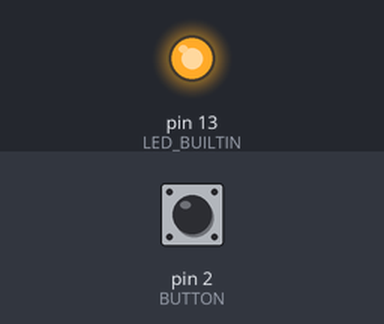
A sketch run on a simulated Arduino Uno, built with avr-gcc and run on an emulated ATmega328P. Parts: output pins drawn as LEDs (lit = HIGH). Inputs (shaded band) come from the test bench; at power-on: pin 2 (BUTTON) HIGH.

Above: at 1.2 s.
1.3 s: pin 2 (BUTTON) pulled LOW for 0.15 s
At 1.8 s:
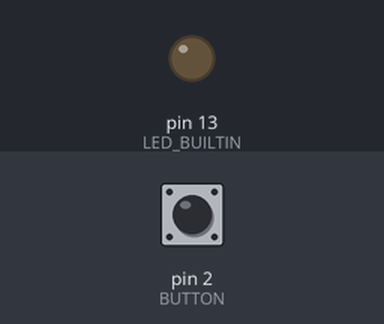
2.9 s: pin 2 (BUTTON) pulled LOW for 1 s
At 4.3 s:
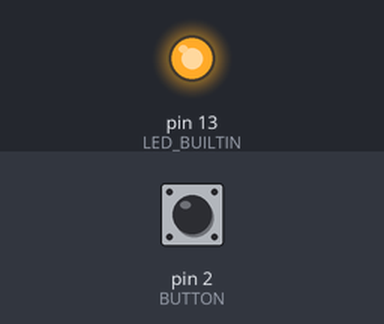
5.4 s: pin 2 (BUTTON) pulled LOW for 3.2 s
At 9.1 s:
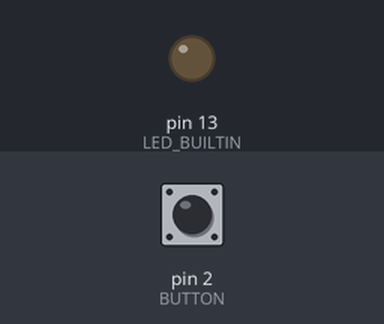
Timing chart, 0 to 10.6 s (numbered marks = the images above; inputs shaded):
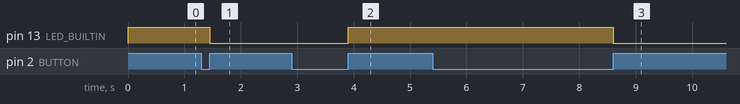

The sketch:

Debounce1.ino
```cpp
#define BUTTON 2

bool led = false;
bool state = false;

void setup() {
  pinMode(BUTTON, INPUT_PULLUP);
  pinMode(LED_BUILTIN, OUTPUT);
}

void loop() {
  bool reading = digitalRead(BUTTON);

  // If button not pressed but was pressed.
  if(reading && !state) {
    led = !led;
    digitalWrite(LED_BUILTIN, led);
  }

  state = reading;
}
```

Measured:
- after the input at 1.3 s, pin 13 (LED_BUILTIN): HIGH → LOW after 0.15 s
- after the input at 2.9 s, pin 13 (LED_BUILTIN): LOW → HIGH after 1.0 s
- after the input at 5.4 s, pin 13 (LED_BUILTIN): HIGH → LOW after 3.2 s
